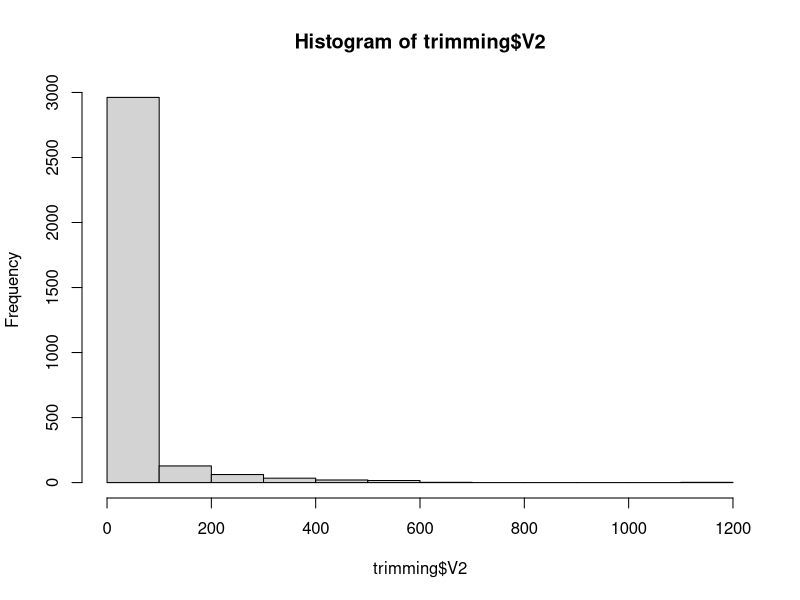

This chart was generated by the following R code: (Note: this script raises an error after producing the figure.)
## ---- chunk 1
# read in data and check it over

library(caret)
library(randomForest)
set.seed(1)

traindata <- read.delim("bitscores.tsv", row.names=1)
traindata <- t(traindata)

phenotype <- read.delim("phenotype.tsv", header=F)
phenotype[,1] <- make.names(phenotype[,1])

traindata <- cbind.data.frame(traindata, phenotype=phenotype[match(row.names(traindata), phenotype[,1]),2])

# Roary seems to have split some paralogs in a way that doesn't make much sense - remove paralogous groups
orthologs <- read.csv("gene_presence_absence.csv", stringsAsFactors = F)
nonunique <- orthologs$Non.unique.Gene.name[orthologs$Non.unique.Gene.name!=""]
nonunique2 <- orthologs$Gene[orthologs$Non.unique.Gene.name!=""]
traindata <- traindata[,is.na(match(colnames(traindata), nonunique))]
traindata <- traindata[,is.na(match(colnames(traindata), nonunique2))]
traindata <- traindata[,!is.na(match(colnames(traindata), c(orthologs$Gene[orthologs$Avg.sequences.per.isolate<1.1], "phenotype")))]

traindata[is.na(traindata)] <- 0
traindata <- traindata[,-nearZeroVar(traindata)]
names(traindata) <- make.names(names(traindata))

# also check trimming of inconsistent start sites cause by PROKKA/Prodigal
trimming <- read.table("inconsistent_starts.txt", header=F)
hist(trimming$V2)
# 368 genes have had >50 amino acids trimmed from beginning due to inconsistent starts
trimgenes <- trimming$V1[trimming$V2>20]
trimgenes <- sub(".afa", "", trimgenes)
ogsize <- vector()
for(i in trimgenes) {
  if(!is.na(match(i, colnames(traindata)))) {
      ogsize <- c(ogsize, sum(traindata[,i]>0))
  }
}
# some of the genes had already been filtered out (possibly due to being too short to have a significant model match), down to 240, 128 of which have a representative in the full 30 strains. Removing these genes because the length trimmed off is too great to ignore
traindata <- traindata[,is.na(match(colnames(traindata), trimgenes))]

## ---- chunk 2
# calculate summary statistics for each query OG

dbsvals <- vector()
ksvals <- vector()
data2 <- data.frame()

for (i in 1:(ncol(traindata)-1)) {
  data2 <- rbind(data2, median(traindata[,i], na.rm=T)-traindata[,i])
  dbsvals[i] <- median(traindata[traindata$phenotype=="Gastrointestinal",i], na.rm=T) - median(traindata[traindata$phenotype=="Invasive",i], na.rm=T)
  ksvals[i] <- as.numeric(ks.test(traindata[traindata$phenotype=="Gastrointestinal",i],traindata[traindata$phenotype=="Invasive",i], na.rm=T)$statistic)
}

sum(is.na(dbsvals))

row.names(data2) <- colnames(traindata)[-ncol(traindata)]
colnames(data2) <- row.names(traindata)

save(traindata, data2, dbsvals, ksvals, file="data.Rdata")
## ---- chunk 3
# summary stats for top genes

stats <- cbind.data.frame(gene=colnames(traindata)[!is.na(dbsvals)&!is.na(ksvals)&abs(dbsvals)>(quantile(abs(dbsvals), 0.8, na.rm=T))&ksvals>quantile(ksvals, 0.8, na.rm=T)], dbs=dbsvals[!is.na(dbsvals)&!is.na(ksvals)&abs(dbsvals)>(quantile(abs(dbsvals), 0.8, na.rm=T))&ksvals>quantile(ksvals, 0.8, na.rm=T)], ks=ksvals[!is.na(dbsvals)&!is.na(ksvals)&abs(dbsvals)>(quantile(abs(dbsvals), 0.8, na.rm=T))&ksvals>quantile(ksvals, 0.8, na.rm=T)])

dbsp <- vector()
ksp <- vector()

for(i in 1:nrow(stats)) {
  dbsp <- c(dbsp, sum(!is.na(dbsvals)&abs(dbsvals)>abs(stats$dbs[i]))/sum(!is.na(dbsvals)))
  ksp <- c(ksp, sum(!is.na(ksvals)&ksvals>stats$ks[i])/sum(!is.na(ksvals)))
}

Description <- orthologs$Annotation[match(stats[,1], orthologs$Gene)]

stats2 <- cbind.data.frame(stats[,1], Description, stats[,2], dbsp, ks=stats[,3], ksp)
names(stats2) <- c("Gene", "Description", "DBS", "DBS_P", "KS", "KS_P")
stats2$DBS_P <- round(stats2$DBS_P, digits=3)
stats2$KS_P <- round(stats2$KS_P, digits=3)

write.table(stats2[order(stats2$KS_P),], file="summarystats_topgenes.tsv", sep="\t", quote=F, row.names=F, col.names=T)

## ---- chunk 4
# building a training dataset

library(rpart)
library(caret)
library(randomForest)

traintrim <- traindata[,!is.na(dbsvals)&!is.na(ksvals)&ksvals>quantile(ksvals, 0.8, na.rm=T)&abs(dbsvals)>quantile(abs(dbsvals), 0.8, na.rm=T)]
traintrim <- cbind.data.frame(traintrim, phenotype=traindata$phenotype)

save(traindata, traintrim, file="traindata.Rdata")
## ---- chunk 5
# random forest approach

set.seed(1)
library(randomForest)

# parameters for all genes
big_rf_acc <- vector()
for(i in c(5, 10, 50, 100, 200, 500)) {
  big_rf <- randomForest(phenotype ~ ., data=traindata, ntree=10000, mtry=i, na.action=na.roughfix, importance=T, proximity=T, keep.inbag=T, sampsize=c(7,7))
  big_rf_acc <- c(big_rf_acc, (big_rf$confusion[1,2]+big_rf$confusion[2,1])/30)
  big_rf <- randomForest(phenotype ~ ., data=traindata, ntree=10000, mtry=i, na.action=na.roughfix, importance=T, proximity=T, keep.inbag=T, sampsize=c(7,7))
  big_rf_acc <- c(big_rf_acc, (big_rf$confusion[1,2]+big_rf$confusion[2,1])/30)
  big_rf <- randomForest(phenotype ~ ., data=traindata, ntree=10000, mtry=i, na.action=na.roughfix, importance=T, proximity=T, keep.inbag=T, sampsize=c(7,7))
  big_rf_acc <- c(big_rf_acc, (big_rf$confusion[1,2]+big_rf$confusion[2,1])/30)
}

png("wholemodel_mtry.png", width=600, height=500)
plot(x=c(5, 5, 5, 10, 10, 10, 50, 50, 50, 100, 100, 100, 200, 200, 200, 500, 500, 500), y=big_rf_acc)
dev.off()

model_rf_acc <- vector()
for(i in c(5, 10, 20, 30, 50, 100, 200)) {
  model_rf <- randomForest(phenotype ~ ., data=traintrim, ntree=10000, mtry=i, na.action=na.roughfix, importance=T, proximity=T, keep.inbag=T, sampsize=c(7,7))
  prec <- model_rf$confusion[2,2]/sum(model_rf$confusion[,2])
  rec <- model_rf$confusion[2,2]/sum(model_rf$confusion[2,])
  f1 <- 2*prec*rec/(prec+rec)
  model_rf_acc <- c(model_rf_acc, f1)
  model_rf <- randomForest(phenotype ~ ., data=traintrim, ntree=10000, mtry=i, na.action=na.roughfix, importance=T, proximity=T, keep.inbag=T, sampsize=c(7,7))
  prec <- model_rf$confusion[2,2]/sum(model_rf$confusion[,2])
  rec <- model_rf$confusion[2,2]/sum(model_rf$confusion[2,])
  f1 <- 2*prec*rec/(prec+rec)
  model_rf_acc <- c(model_rf_acc, f1)
  model_rf <- randomForest(phenotype ~ ., data=traintrim, ntree=10000, mtry=i, na.action=na.roughfix, importance=T, proximity=T, keep.inbag=T, sampsize=c(7,7))
  prec <- model_rf$confusion[2,2]/sum(model_rf$confusion[,2])
  rec <- model_rf$confusion[2,2]/sum(model_rf$confusion[2,])
  f1 <- 2*prec*rec/(prec+rec)
  model_rf_acc <- c(model_rf_acc, f1)
}

mtrys <- c(5, 5, 5, 10, 10, 10, 20, 20, 20, 30, 30, 30, 50, 50, 50, 100, 100, 100, 200, 200, 200)
png("trimmodel_mtry.png", width=600, height=500)
plot(x=mtrys, y=model_rf_acc)
dev.off()

big_rf <- randomForest(phenotype ~ ., data=traindata, ntree=10000, mtry=5, na.action=na.roughfix, importance=T, proximity=T, keep.inbag=T, sampsize=c(7,7))
png("imp_vs_ks.png", width=500, height=500)
plot(ksvals, big_rf$importance[,3])
dev.off()

png("all_importance.png", width=500, height=400)
plot(y=big_rf$importance[order(big_rf$importance[,3], decreasing=T),3], x=1:1160, ylab="Importance", xlab="Gene ranking", pch=16)
dev.off()

## ---- chunk 6
library(randomForest)
library(dplyr)
set.seed(1)

model_rf_fs <- randomForest(phenotype ~ ., data=traintrim, ntree=10000, mtry=mtrys[which.max(model_rf_acc)], importance=T, proximity=T, sampsize=c(7,7))

png("~/Documents/invasive_campylobacter/my_workflow/error_by_num_trees.png", width=700, height=500)
plot(y=model_rf_fs$err.rate[,1], x=1:length(model_rf_fs$err.rate[,1]), pch=16)
dev.off()
## ---- chunk 7
# a control, where we feature select each time

permute <- vector()
importance <- vector()

set.seed(1)
for (i in 1:100) {
	# permute the class labels
  controlclass <- sample(traintrim$phenotype)
	# don't include permutations where the labels end up matching the real ones
	while(paste(controlclass, collapse="") == paste(traintrim$phenotype, collapse="")) {
	  controlclass <- sample(traintrim$phenotype)
	}
  
  cdbsvals <- vector()
cksvals <- vector()
cdata2 <- data.frame()

for (i in 1:(ncol(traindata)-1)) {
    cdata2 <- rbind(cdata2, median(traindata[,i], na.rm=T)-traindata[,i])
        cdbsvals[i] <- median(traindata[controlclass=="Gastrointestinal",i], na.rm=T) - median(traindata[controlclass=="Invasive",i], na.rm=T)
        cksvals[i] <- as.numeric(ks.test(traindata[controlclass=="Gastrointestinal",i],traindata[controlclass=="Invasive",i], na.rm=T)$statistic)
}

ctraintrim <- traindata[,!is.na(dbsvals)&!is.na(ksvals)&ksvals>quantile(ksvals, 0.8, na.rm=T)&abs(dbsvals)>quantile(abs(dbsvals), 0.8, na.rm=T)]
ctraintrim <- cbind.data.frame(ctraintrim, phenotype=controlclass)

	model_test <- randomForest(controlclass ~ ., data=ctraintrim, ntree=10000, mtry=mtrys[which.max(model_rf_acc)], importance=T, sampsize=c(7,7))
	permute <- c(permute, median(model_test$err.rate[,1]))
	importance <- c(importance, model_test$importance[,3])
}

sum(permute<=(model_rf_fs$confusion[1,2]+model_rf_fs$confusion[2,1])/30)/100

png("rferror_trim.png", width=450, height=350)
hist(1-permute, main="", xlab="Out-of-bag accuracy")
abline(v=1-(model_rf_fs$err.rate[nrow(model_rf_fs$err.rate),1]), col="red")
dev.off()

pdf("rferror_trim.pdf", width=6, height=5)
hist(1-permute, main="", xlab="Out-of-bag accuracy")
abline(v=1-(model_rf_fs$err.rate[nrow(model_rf_fs$err.rate),1]), col="red")
dev.off()

## ---- chunk 8
# looking at which variables are consistently valuable

png("Featureimportance.png", width=400, height = 350)
plot(x=1:(ncol(traintrim)-1), y=model_rf_fs$importance[,3][order(model_rf_fs$importance[,3], decreasing=T)], xlab="Gene ranking", ylab="Gene importance (mean decrease in accuracy)", pch=16); abline(h=quantile(importance, 0.95), lty=2, lwd=2, col="grey"); abline(h=quantile(importance, 0.9), lty=3, lwd=2, col="grey")
dev.off()

pdf("Featureimportance.pdf", width=6, height = 5, useDingbats=F)
plot(x=1:(ncol(traintrim)-1), y=model_rf_fs$importance[,3][order(model_rf_fs$importance[,3], decreasing=T)], xlab="Gene ranking", ylab="Gene importance (mean decrease in accuracy)", pch=16); abline(h=quantile(importance, 0.95), lty=2, lwd=2, col="grey"); abline(h=quantile(importance, 0.9), lty=3, lwd=2, col="grey")
dev.off()

print(row.names(model_rf_fs$importance[model_rf_fs$importance[,3]>quantile(importance, 0.90),]))

topvars <- vector()
vis <- vector()
allvars <- vector()
allvis <- vector()

set.seed(1)

for(i in 1:100) {
  model_rf_fs_perm <- randomForest(phenotype ~ ., data=traintrim, ntree=10000, mtry=mtrys[which.max(model_rf_acc)], na.action=na.roughfix, importance=T, proximity=T, sampsize=c(7,7))
  # model_rf_fs_perm <- randomForest(phenotype ~ ., data=traintrim, ntree=10000, mtry=100, na.action=na.roughfix, importance=T, proximity=T, sampsize=c(7,7))
  # trying the two extremes of mtry doesn't dramatically affect the results

topvars <- c(topvars, row.names(model_rf_fs_perm$importance[model_rf_fs_perm$importance[,3]>quantile(importance, 0.90),]))
vis <- c(vis, model_rf_fs_perm$importance[model_rf_fs_perm$importance[,3]>quantile(importance, 0.90),3])
allvars <- c(allvars, row.names(model_rf_fs_perm$importance))
allvis <- c(allvis, model_rf_fs_perm$importance[,3])

}

table(allvars[allvis>quantile(importance, 0.90)])

topgenes <- names(table(allvars[allvis>quantile(importance, 0.90)])[table(allvars[allvis>quantile(importance, 0.90)])>75])

compare_scores <- data.frame(Gene=allvars, VI=allvis, KS=ksvals[match(allvars, colnames(traindata))])
compare_scores <- compare_scores[order(compare_scores$VI, decreasing=T),]
compare_scores$Unique_gene <- compare_scores$Gene
compare_scores$Unique_gene[duplicated(compare_scores$Unique_gene)] <- ""

mean_vis <- vector()
for(i in unique(allvars)) {
  mean_vis <- c(mean_vis, mean(allvis[allvars==i]))
}
sd_vis <- vector()
for(i in unique(allvars)) {
  sd_vis <- c(sd_vis, sd(allvis[allvars==i]))
}
vi_p <- vector()
for(i in 1:length(unique(allvars))) {
  vi_p <- c(vi_p, sum(mean_vis[i]<importance)/length(importance))
}

compare_scores2 <- data.frame(Gene=unique(allvars), Description=orthologs$Annotation[match(unique(allvars), orthologs$Gene)], Mean_VI=mean_vis, VI_P=vi_p, SD_VIs=sd_vis, Prop_top=paste(table(allvars[allvis>quantile(importance, 0.90)])[unique(allvars)]), KS=ksvals[match(unique(allvars), colnames(traindata))], DBS=dbsvals[match(unique(allvars), colnames(traindata))])
write.csv(compare_scores2[order(compare_scores2$Mean_VI, decreasing=T),], file="topgenes_rf.csv", row.names=F)

library(ggrepel)
ggplot(compare_scores2, aes(x=KS, y=log(Mean_VI), label=Gene, col=SD_VIs)) + geom_point() + geom_text_repel(size=3) + theme_bw() + xlim(0,0.6)
ggsave("ks_vs_vi_labelled.pdf", width=8, height=5)

## ---- chunk 9
# visualising results

data <- data.frame(traindata)
data$sample <- row.names(data)
morphologies <- read.delim("sample_morphologies.txt", header=F)
data$CC <- morphologies[match(data$sample, morphologies[,1]),2]
data$morphology <- morphologies[match(data$sample, morphologies[,1]),3]
library(plyr)
data$morphology2 <- revalue(factor(data$morphology), c("1"="Helical", "2"="Elongated helical", "3"="Rod"))

ggplot(data[data$group_735>590,], aes_string(x='mreB', y='group_735', col='CC', shape='phenotype', size='morphology2', label='sample')) + geom_jitter(width=0.3, height=0.3) + ylab("Bitscore - Pgp1") + xlab("Bitscore - MreB") + theme_classic(15) 
ggsave("Figure4.png", width=8, height=6)
ggsave("Figure4.pdf", width=8, height=6, useDingbats=F)

## ---- chunk 10
# show score distribution of random pairs of genes - they usually cluster by ST

require(gridExtra)

makeplot <- function() {ggplot(traindata, aes_string(x=sample(colnames(traindata),1), y=sample(colnames(traindata),1), col="phenotype")) + geom_jitter(width=0.2, height=0.2) + theme_bw(20) + scale_colour_manual(values=c("skyblue", "coral3"), name="") + theme(legend.position = "top") + theme(axis.text.y = element_text(angle = 90, hjust=0.5))}
plot1 <- makeplot()
plot2 <- makeplot()
plot3 <- makeplot()
plot4 <- makeplot()
plot5 <- makeplot()
plot6 <- makeplot()
plot7 <- makeplot()
plot8 <- makeplot()

pdf("Random_genes.pdf", width=14, height=14)
grid.arrange(plot1, plot2, plot3, plot4, plot5, plot6, plot7, plot8, plot8, ncol=3)
dev.off()
png("Random_genes.png", width=1000, height=1000)
grid.arrange(plot1, plot2, plot3, plot4, plot5, plot6, plot7, plot8, plot8, ncol=3)
dev.off()
